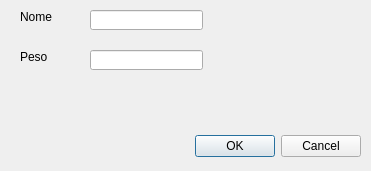
<?xml version="1.0" encoding="UTF-8"?>
<ui version="4.0">
 <class>Dialog</class>
 <widget class="QDialog" name="Dialog">
  <property name="geometry">
   <rect>
    <x>0</x>
    <y>0</y>
    <width>371</width>
    <height>171</height>
   </rect>
  </property>
  <property name="windowTitle">
   <string>Dialog</string>
  </property>
  <widget class="QDialogButtonBox" name="buttonBox">
   <property name="geometry">
    <rect>
     <x>20</x>
     <y>130</y>
     <width>341</width>
     <height>32</height>
    </rect>
   </property>
   <property name="orientation">
    <enum>Qt::Horizontal</enum>
   </property>
   <property name="standardButtons">
    <set>QDialogButtonBox::Cancel|QDialogButtonBox::Ok</set>
   </property>
  </widget>
  <widget class="QLineEdit" name="caixaNomeDaCamada">
   <property name="geometry">
    <rect>
     <x>90</x>
     <y>10</y>
     <width>113</width>
     <height>20</height>
    </rect>
   </property>
  </widget>
  <widget class="QLabel" name="label">
   <property name="geometry">
    <rect>
     <x>20</x>
     <y>10</y>
     <width>46</width>
     <height>13</height>
    </rect>
   </property>
   <property name="text">
    <string>Nome</string>
   </property>
  </widget>
  <widget class="QLineEdit" name="caixaPesoDaCamada">
   <property name="geometry">
    <rect>
     <x>90</x>
     <y>50</y>
     <width>113</width>
     <height>20</height>
    </rect>
   </property>
  </widget>
  <widget class="QLabel" name="label_2">
   <property name="geometry">
    <rect>
     <x>20</x>
     <y>50</y>
     <width>46</width>
     <height>13</height>
    </rect>
   </property>
   <property name="text">
    <string>Peso</string>
   </property>
  </widget>
 </widget>
 <resources/>
 <connections>
  <connection>
   <sender>buttonBox</sender>
   <signal>accepted()</signal>
   <receiver>Dialog</receiver>
   <slot>accept()</slot>
   <hints>
    <hint type="sourcelabel">
     <x>238</x>
     <y>144</y>
    </hint>
    <hint type="destinationlabel">
     <x>157</x>
     <y>170</y>
    </hint>
   </hints>
  </connection>
  <connection>
   <sender>buttonBox</sender>
   <signal>rejected()</signal>
   <receiver>Dialog</receiver>
   <slot>reject()</slot>
   <hints>
    <hint type="sourcelabel">
     <x>306</x>
     <y>150</y>
    </hint>
    <hint type="destinationlabel">
     <x>286</x>
     <y>170</y>
    </hint>
   </hints>
  </connection>
 </connections>
</ui>
